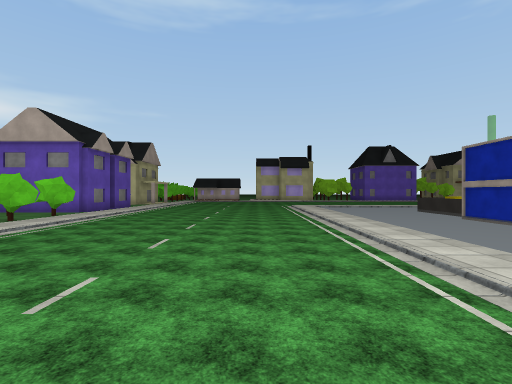
View 1 (above)

18 first-person views from a walk through a scene from a Unity 3-D project. The camera is 1.5 m above the floor, looks level and sees 85° across. The floor is counted in squares, 2 m on a side. Each view is taken from the middle of a square. On the plan, view 1 faces up. The plan holds only what a view shows up to about 10 squares ahead; the rest is blank. The place goes on beyond the plan. The player character is not drawn. Some surface patterns are stand-ins.

View 2
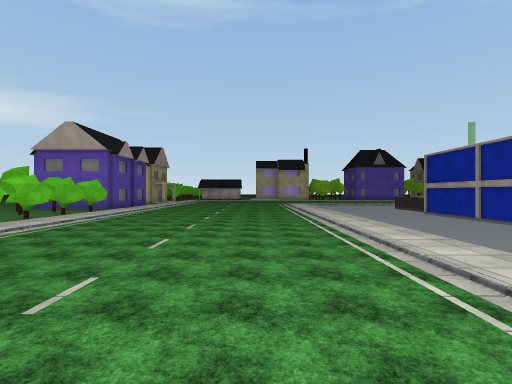

View 3
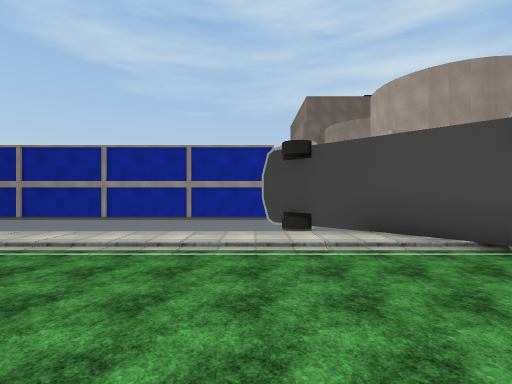

View 4
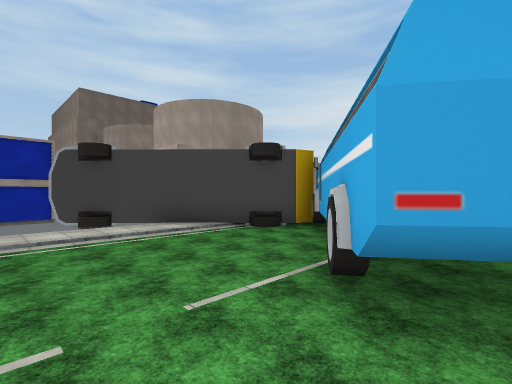

View 5
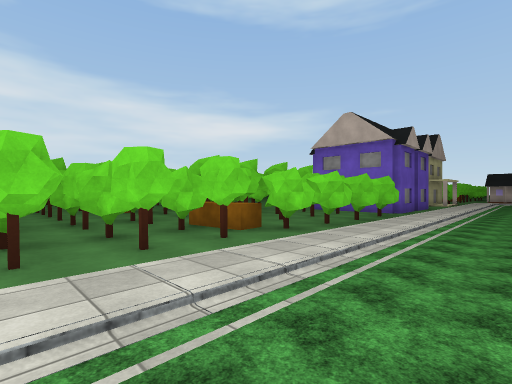

View 6
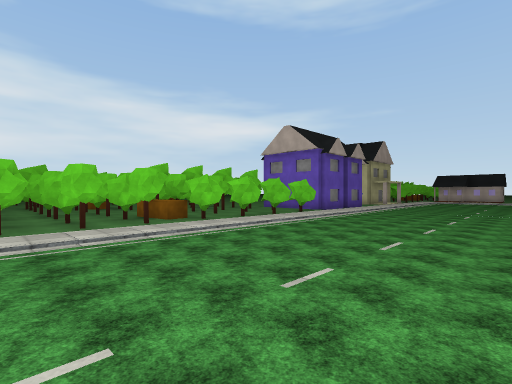

View 7
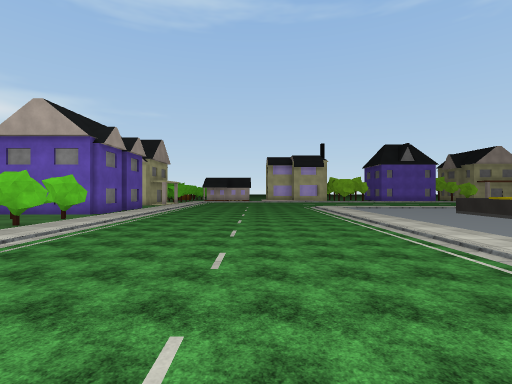

View 8
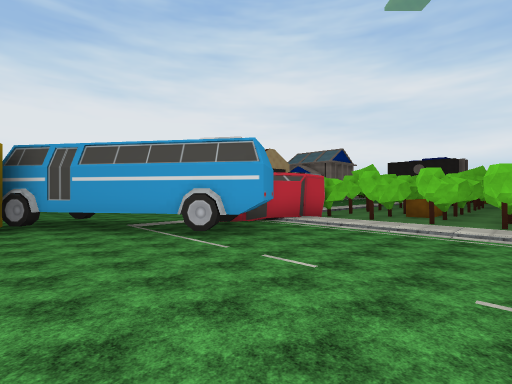

View 9
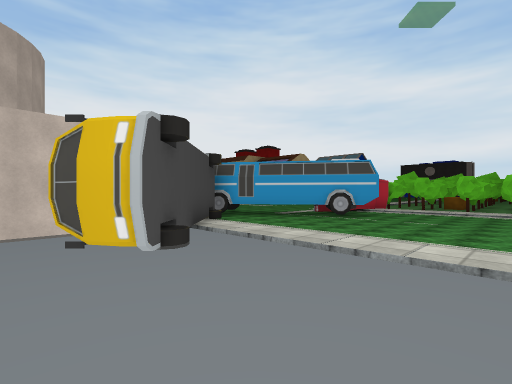

View 10
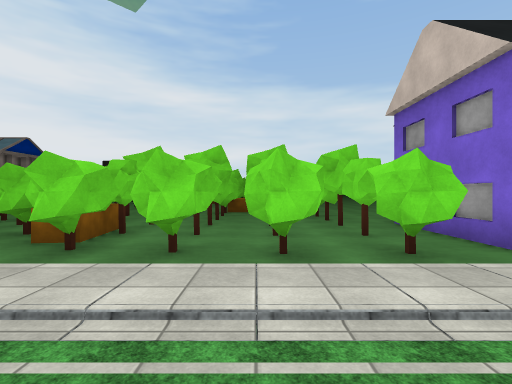

View 11
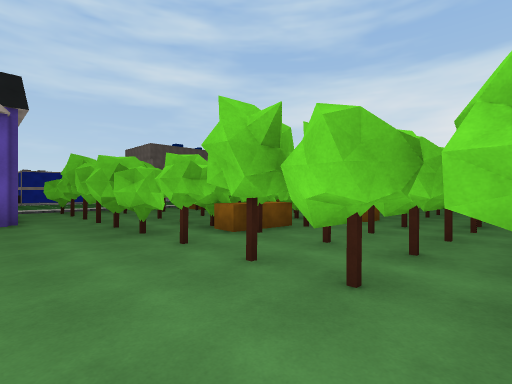

View 12
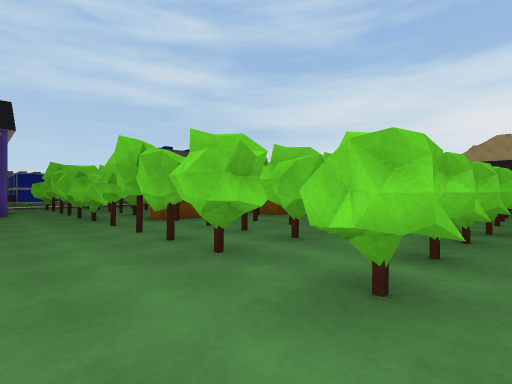

View 13
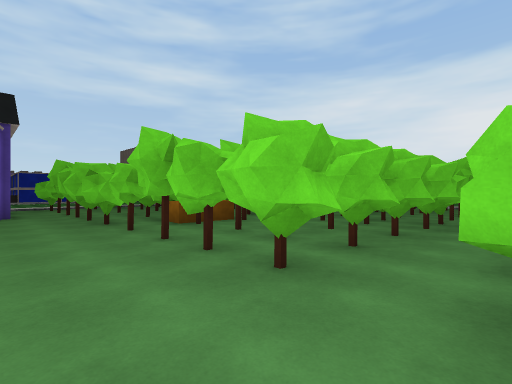

View 14
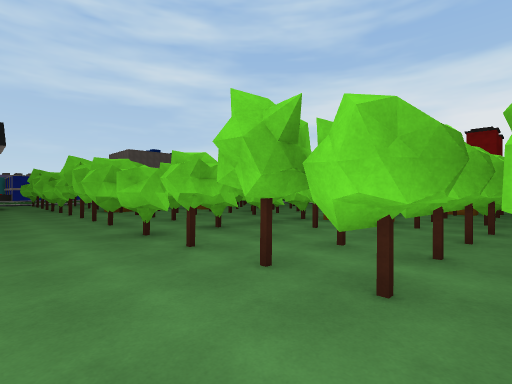

View 15
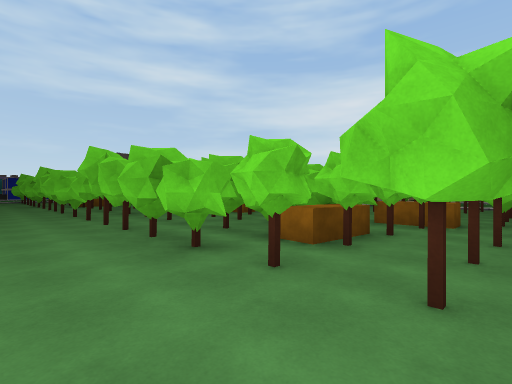

View 16
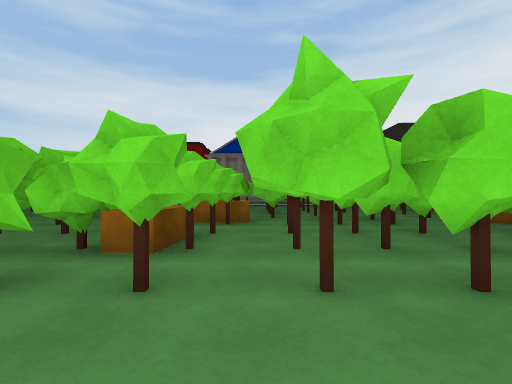

View 17
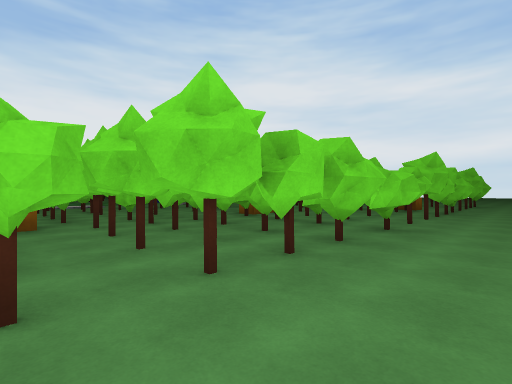

View 18
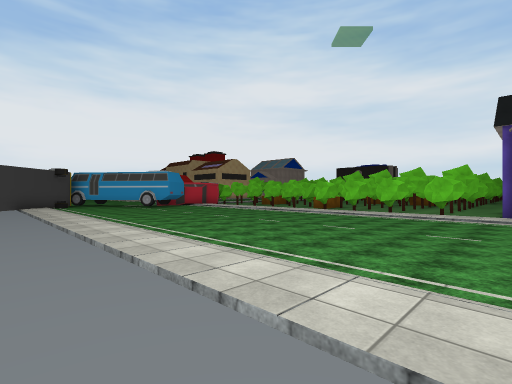

### Floor plan
Key: @ floor where view 1 was taken; # wall or solid block; x gap in a wall; . main floor; : floor 0.25 m higher than the main floor; / step, stairs or slope; = window, fence, low wall or low ledge; B bus; T thing the floor can be seen under or through; O other object.
Columns run from 40 left of view 1 to 8 right of it. Each row starts with its distance up from view 1.
 11    ...........................O  #.:......//.   =
 10 ................................... ...... /    =
  9 #######.#####TTTTTT.#.###.######### ......//   #
  8       #...x...T.....#...x...#     # ......//   #
  7       #.###########.#.###.###     # ......//   #
  6       #.##        #.#.###.##     ## ...... /   #
  5       #.#         ##### ###      #.:......//   #
  4       #.#                        #.:......//   #
  3       #.#                       ##.:......//   #
  2       #.#                       ##.:......//  .#
  1                                 #..:......//   #
  0                                 ##.:....@.//   #
 -1                                 ##.:......//   #
 -2                               ####.:.BB...//B#
 -3                                #.##O#BB.../###
 -4                                        B..## ##
 -5                                         B##
 -6                                      ..BB#
 -7                                      ...
 -8                                      ...
 -9                                       ..

Where each view was taken, in squares from view 1:
view 1: 0 up, 0 right, facing up
view 2: 2 down, 0 right, facing up
view 3: 1 down, 2 left, facing right
view 4: 0 up, 3 left, facing down-right
view 5: 0 up, 3 left, facing up-left
view 6: 0 up, 0 right, facing up-left
view 7: 1 up, 1 left, facing up
view 8: 2 up, 1 right, facing down-left
view 9: 2 up, 6 right, facing down-left
view 10: 7 up, 3 left, facing left
view 11: 11 up, 18 left, facing down-right
view 12: 11 up, 21 left, facing down-right
view 13: 11 up, 20 left, facing down-right
view 14: 11 up, 25 left, facing down-right
view 15: 11 up, 30 left, facing down-right
view 16: 11 up, 29 left, facing down
view 17: 11 up, 28 left, facing down-left
view 18: 11 up, 4 right, facing down-left
